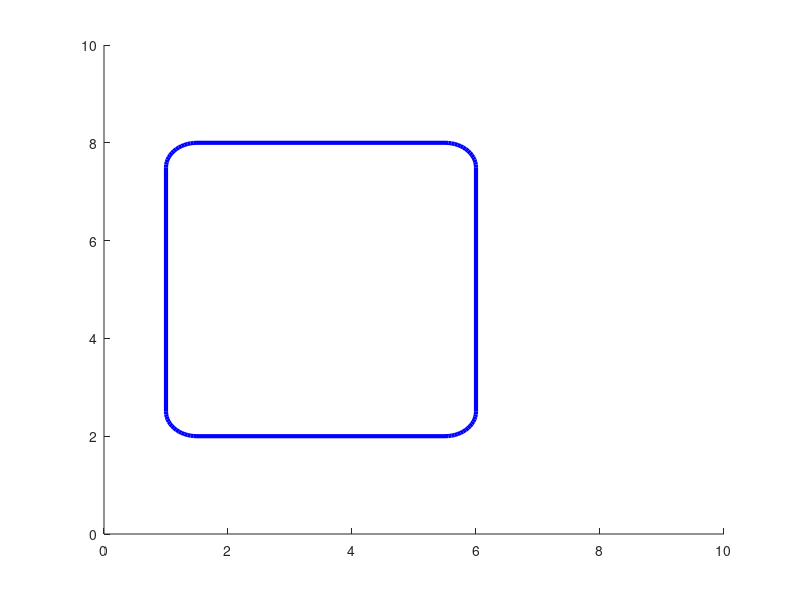

MATLAB code for this plot:
clear all
close all
clc
%%



figure


rectangle('Position',[1 2 5 6], 'curvature',0.2, 'edgecolor','b', 'linewidth',3)
axis([0 10 0 10])